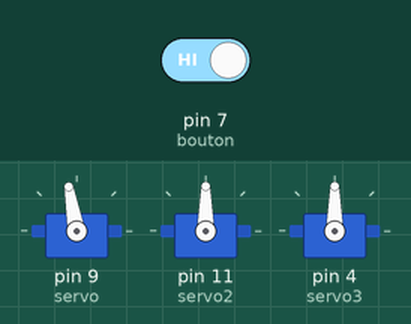
Recording of a sketch running on a simulated Arduino Uno, built with avr-gcc and run on an emulated ATmega328P. On the bench: 3 × servo. The inputs (shaded band) are chosen by the test bench; at power-on: pin 7 (bouton) HIGH.

Above: at 1.2 s.
1.3 s: pin 7 (bouton) driven LOW
Timing chart, 0 to 10.3 s (numbered marks = the images above; inputs shaded):
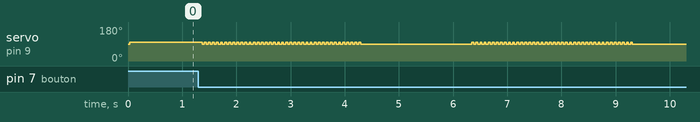

Measured:
- after the input at 1.3 s, servo on pin 9 (servo): goes 39 × (90° 0.04 s, 100° 0.04 s), 90° 2.1 s, 39 × (100° 0.04 s, 90° 0.04 s), 100° 0.04 s, then 90°, starting after 0.07 s

The sketch:

TEST-DUREE-ROTATION.ino
```cpp
#include "Servo.h"

Servo servo; // création de l'objet "servo"
Servo servo2;
Servo servo3;

const int bouton=7;
int val=1;
int etat=1;
int ancienval=1;

void setup() {
   servo.attach(9); // attache le servo au pin spécifié
   servo2.attach(11);
   servo3.attach(4);
   pinMode(bouton,INPUT);
   servo.write(90);
   delay(25);

}

void loop() {
    //servo2.write(0); // demande au servo de se déplacer à cette position
   //delay(1000); ;// attend 1000 ms entre changement de position
  val=digitalRead(bouton);
  delay(10);
  if((val==LOW)&&(ancienval==HIGH)){etat=1-etat;}
  ancienval=val;
  if (etat==LOW){

  for (int i=0;i<40;i++){
    servo.write(100);
    delay(35);
    servo.write(90);
    delay(40);
  }
  delay(2000);
  }

  else{
  servo.write(100);
   delay(25);
  }


}

//https://programmation.surleweb-france.fr/controle-de-servomoteurs-avec-arduino-tutoriel-complet-etape-par-etape/
```
